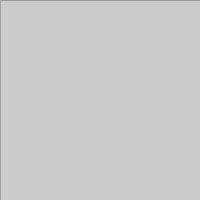
Frame 1 (no input)
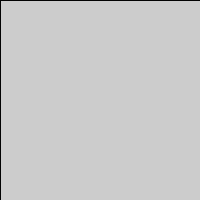
Frame 60 (the mouse pressed at the canvas centre just before this capture)
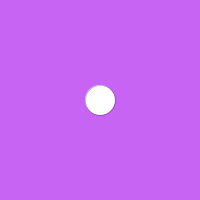
Frame 120 (the mouse held since frame 60 and released just before this capture)

The Processing sketch that drew these frames (run headless with seeded random() and noise(); from frame 60 on, the mouse is pressed at the canvas centre):

// Processing sketch: Erokerixak10
// ── Erokerixak10.pde
/**
* Pinta un par de lineas que siguen la posición del cursor
* El fondo cambia de color y aparece un punto donde se ha 
* dado el click y todas las lineas se resetean.
* Si se mantiene el click el punto que se dibuja comenzara a dirigirse
* en sentido contrario de hacia donde moviemos el cursor
**/

int frame = 0;

void setup(){
  size(200,200);
  strokeWeight(0.2);
}

void draw(){
  line(mouseX, 0, mouseX, 200);
  line(0, mouseY, 200, mouseY);
  frame++;
  if(mousePressed == true){
    background(199, 100, 243, 199);
    cursor(MOVE);
    ellipse(mouseY,mouseX, 30, 30);
  }
}

void mousePressed(){
  loop();
  frame = 0;
}
